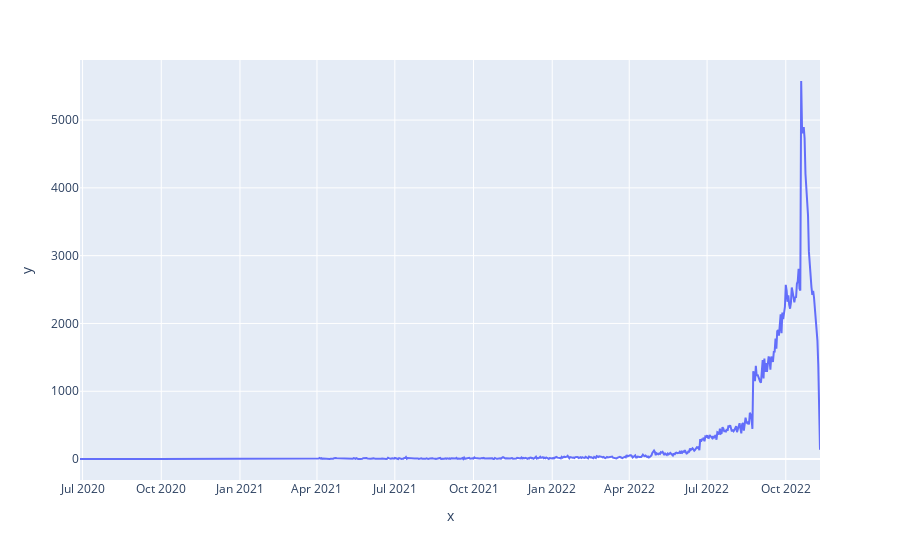

The notebook cell this image was saved under:
### Code cell
fig = px.line(x = df_matches_date_count_plot['dateMatch'], y = df_matches_date_count_plot['count'])
fig.show()

### Figure 1 — Plotly figure (JSON) as saved in the notebook; plotly's stock layout.template omitted (floating-point values rounded to 4 significant figures; data arrays with more than 128 entries replaced by an {"elided": "..."} marker saying what was removed)
{"data": [{"hovertemplate": "x=%{x}<br>y=%{y}<extra></extra>", "legendgroup": "", "line": {"color": "#636efa", "dash": "solid"}, "marker": {"symbol": "circle"}, "mode": "lines", "name": "", "orientation": "v", "showlegend": false, "type": "scatter", "x": {"elided": "653 str values"}, "xaxis": "x", "y": {"elided": "653 int values"}, "yaxis": "y"}], "layout": {"legend": {"tracegroupgap": 0}, "margin": {"t": 60}, "xaxis": {"anchor": "y", "domain": [0, 1], "title": {"text": "x"}}, "yaxis": {"anchor": "x", "domain": [0, 1], "title": {"text": "y"}}}}
